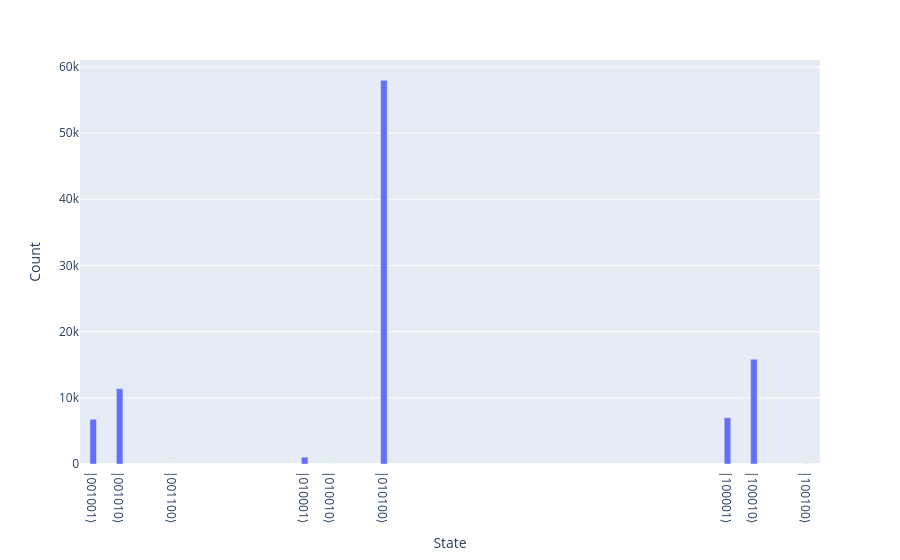

Notebook source saved alongside this figure:
### Code cell
print(res_anzats)
result_anzats.histogram("bin", width=1000, height=500).write_image("qaoa_anzats.pdf")
result_anzats.histogram("bin")

### Figure 1 — Plotly figure (JSON) as saved in the notebook; plotly's stock layout.template omitted (floating-point values rounded to 4 significant figures)
{"data": [{"hovertemplate": "State=%{x}<br>Count=%{y}<extra></extra>", "legendgroup": "", "marker": {"color": "#636efa", "pattern": {"shape": ""}}, "name": "", "orientation": "v", "showlegend": false, "textposition": "auto", "type": "bar", "x": [10, 9, 18, 36, 12, 34, 33, 20, 17], "xaxis": "x", "y": [11379, 6759, 7, 11, 5, 15828, 6992, 57990, 1029], "yaxis": "y"}], "layout": {"bargap": 0.75, "barmode": "relative", "legend": {"tracegroupgap": 0}, "margin": {"t": 60}, "xaxis": {"anchor": "y", "domain": [0, 1], "tickmode": "array", "ticktext": ["|001010⟩", "|001001⟩", "|010010⟩", "|100100⟩", "|001100⟩", "|100010⟩", "|100001⟩", "|010100⟩", "|010001⟩"], "tickvals": [10, 9, 18, 36, 12, 34, 33, 20, 17], "title": {"text": "State"}}, "yaxis": {"anchor": "x", "domain": [0, 1], "title": {"text": "Count"}}}}
